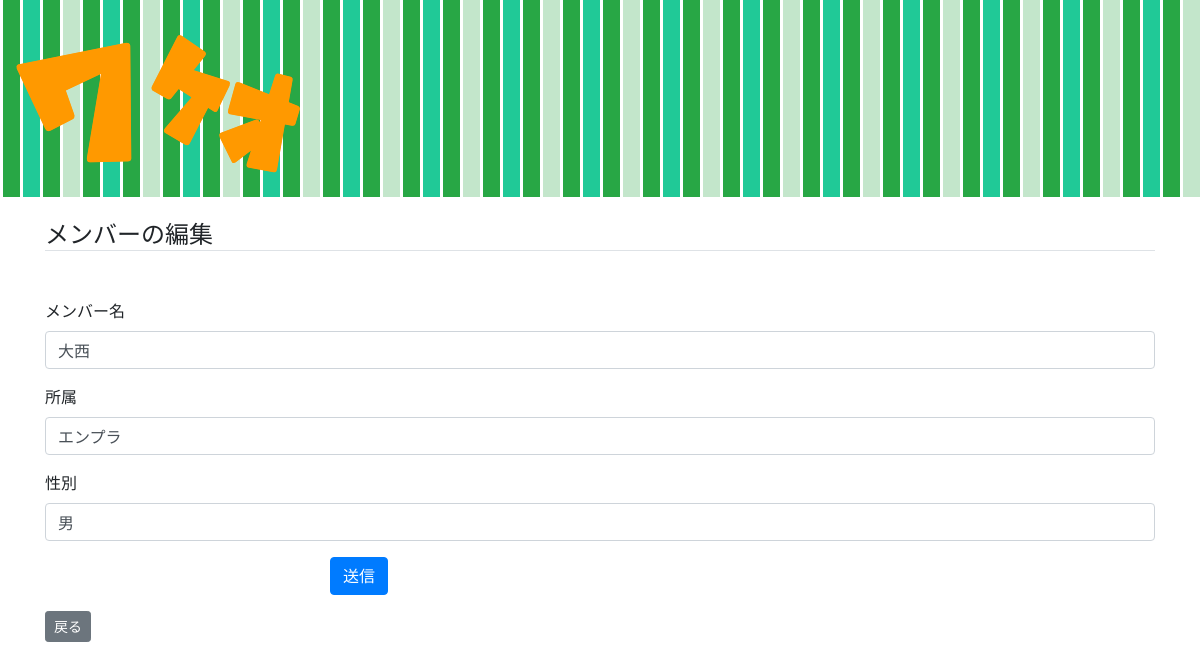
/cms/member/mod/1/, run on an earlier commit of the app's database.
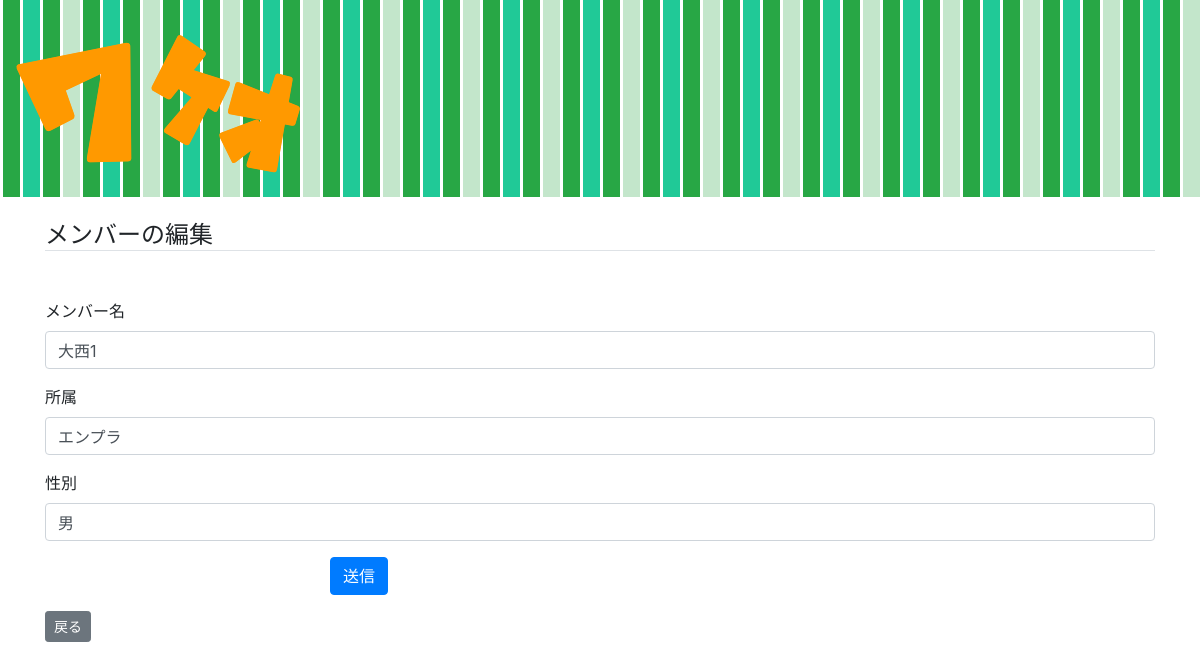
And on a later commit of the database.
### cms/models.py (models this page shows, shortened)
class Member(models.Model):
    name = models.CharField('メンバー名', max_length=255)
    div = models.CharField('所属', max_length=255, blank=True)
    sex = models.CharField('性別', max_length=255, blank=True)
    team = models.IntegerField('チーム', blank=True, default=0)
    serialcd = models.CharField('シリアルコード', max_length=255, blank=True)

### cms/views.py (the view)
# urls.py: path('member/mod/<int:member_id>/', views.member_edit, name='member_mod'),
def member_edit(request, member_id=None):
    if member_id:
        member = get_object_or_404(Member, pk=member_id)
    else:
        member = Member()
    serialCd = request.GET.get("S")
    if request.method == 'POST':
        form = MemberForm(request.POST, instance=member)
        if form.is_valid():
            member = form.save(commit=False)
            member.serialcd = serialCd
            response = redirect('cms:member_list')
            response['location'] += '?S=' + serialCd
            member.save()
            return response
    else:
        form = MemberForm(instance=member)
    return render(request, 'cms/member_edit.html', dict(form=form, member_id=member_id, S=serialCd))

### cms/forms.py
class MemberForm(ModelForm):
    class Meta:
        model = Member
        fields = ('name', 'div', 'sex',)

### cms/templates/cms/member_edit.html (shortened to what this page needs)
{% extends "cms/base.html" %}
{% load bootstrap4 %}
{% block content %}
    <h4 class="mt-4 mb-5 border-bottom">メンバーの編集</h4>
    {% if member_id %}
    <form action="{% url 'cms:member_mod' member_id=member_id %}?S={{ S }}" method="post">
    {% else %}
    <form action="{% url 'cms:member_add'%}?S={{ S }}" method="post">
    {% endif %}
        {% bootstrap_form form layout='horizontal' %}
        <div class="form-group row">
            <div class="offset-md-3 col-md-9">
                <button type="submit" class="btn btn-primary">送信</button>
            </div>
        </div>
    </form>
    <a href="{% url 'cms:member_list' %}?S={{ S }}" class="btn btn-secondary btn-sm">戻る</a>
{% endblock content %}

What changed in the data, as far as the page shows it:
changed Member "エンプラ": name "大西" → "大西1"
